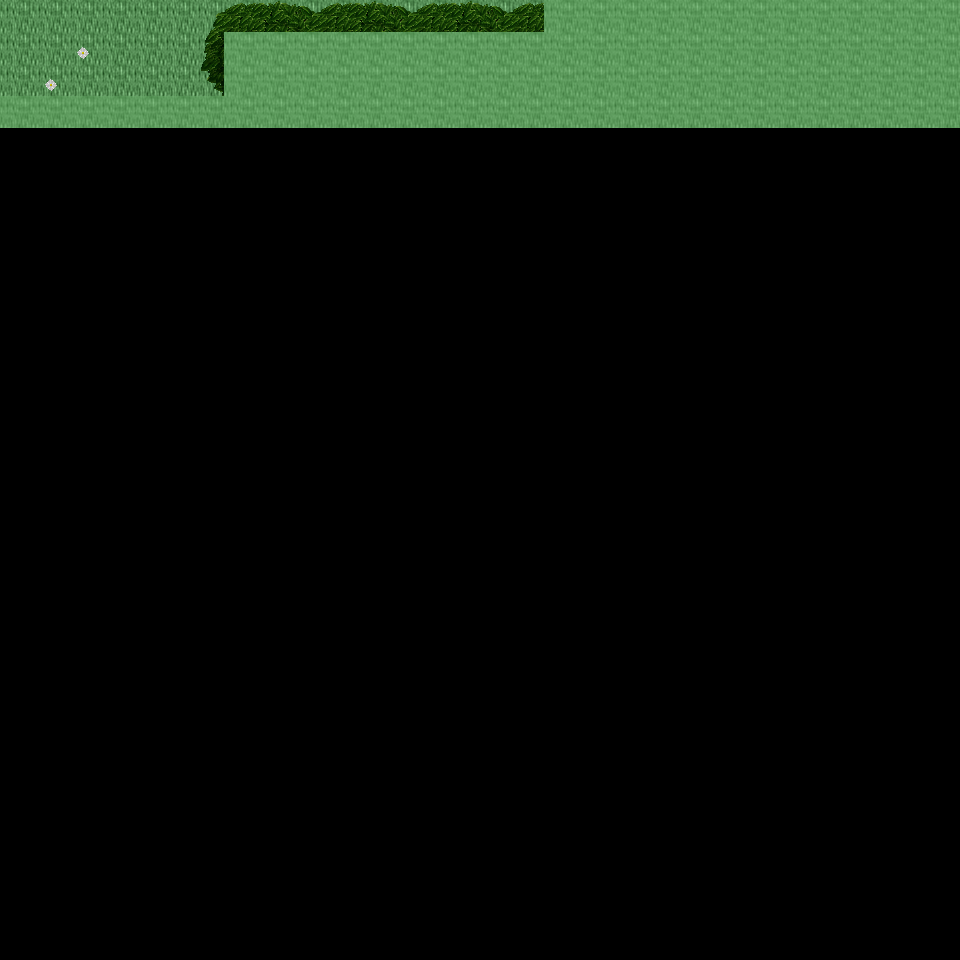

Rendered tile map (Tiled .tmx) drawn with the repository's tilesets; below, a short description and the map source with its tile grids summarised:
An orthogonal 30x30 tile map with 32x32 px tiles, 6 tile layers (Ground, Object, Object2, Above, ...), 13 tilesets and 2 objects (2x mapExit).

<map version="1.0" orientation="orthogonal" renderorder="right-down" width="30" height="30" tilewidth="32" tileheight="32" nextobjectid="3">
  <tileset firstgid="1" name="tileset_ground_ground" tilewidth="32" tileheight="32" tilecount="33" columns="3">
    <image source="../drawable/tileset_ground_ground.png" width="96" height="352" />
  </tileset>
  <tileset firstgid="34" name="tileset_plant_grasses" tilewidth="32" tileheight="32" tilecount="6" columns="3">
    <image source="../drawable/tileset_plant_grasses.png" width="96" height="64" />
  </tileset>
  <tileset firstgid="40" name="tileset_plant_flower_daisy_white" tilewidth="32" tileheight="32" tilecount="8" columns="2">
    <image source="../drawable/tileset_plant_flower_daisy_white.png" width="64" height="128" />
  </tileset>
  <tileset firstgid="48" name="tileset_plant_flower_daisy_yellow" tilewidth="32" tileheight="32" tilecount="8" columns="2">
    <image source="../drawable/tileset_plant_flower_daisy_yellow.png" width="64" height="128" />
  </tileset>
  <tileset firstgid="56" name="tileset_plant_bush_bushes" tilewidth="32" tileheight="32" tilecount="10" columns="5">
    <image source="../drawable/tileset_plant_bush_bushes.png" width="160" height="64" />
  </tileset>
  <tileset firstgid="66" name="tileset_plant_tree_tree_darkgreen" tilewidth="32" tileheight="32" tilecount="88" columns="8">
    <image source="../drawable/tileset_plant_tree_tree_darkgreen.png" width="256" height="352" />
  </tileset>
  <tileset firstgid="154" name="tileset_logic_creature_elf" tilewidth="32" tileheight="32" tilecount="16" columns="8">
    <image source="../drawable/tileset_logic_creature_elf.png" width="256" height="64" />
  </tileset>
  <tileset firstgid="170" name="tileset_logic_creature_rodent" tilewidth="32" tileheight="32" tilecount="8" columns="8">
    <image source="../drawable/tileset_logic_creature_rodent.png" width="256" height="32" />
  </tileset>
  <tileset firstgid="178" name="tileset_logic_creature_animal" tilewidth="32" tileheight="32" tilecount="32" columns="8">
    <image source="../drawable/tileset_logic_creature_animal.png" width="256" height="128" />
  </tileset>
  <tileset firstgid="210" name="tileset_logic_item_resources" tilewidth="32" tileheight="32" tilecount="6" columns="6">
    <image source="../drawable/tileset_logic_item_resources.png" width="192" height="32" />
  </tileset>
  <tileset firstgid="216" name="tileset_logic_item_mushroom" tilewidth="32" tileheight="32" tilecount="6" columns="6">
    <image source="../drawable/tileset_logic_item_mushroom.png" width="192" height="32" />
  </tileset>
  <tileset firstgid="222" name="tileset_logic_collision" tilewidth="32" tileheight="32" tilecount="1" columns="1">
    <image source="../drawable/tileset_logic_collision.png" width="32" height="32" />
  </tileset>
  <tileset firstgid="223" name="tileset_logic_item_herb" tilewidth="32" tileheight="32" tilecount="5" columns="5">
    <image source="../drawable/tileset_logic_item_herb.png" width="160" height="32" />
  </tileset>
  <layer name="Ground" width="30" height="30">
    <data>[900 cells, 120 non-empty, 1 distinct tile ids]</data>
  </layer>
  <layer name="Object" width="30" height="30">
    <data>[900 cells, 7 non-empty, 1 distinct tile ids]</data>
  </layer>
  <layer name="Object2" width="30" height="30">
    <data>[900 cells, 5 non-empty, 5 distinct tile ids]</data>
  </layer>
  <layer name="Above" width="30" height="30">
    <data>[900 cells, 102 non-empty, 21 distinct tile ids]</data>
  </layer>
  <layer name="Above2" width="30" height="30">
    <data>[900 cells, 4 non-empty, 2 distinct tile ids]</data>
  </layer>
  <layer name="Walkable" width="30" height="30">
    <data>[900 cells, 89 non-empty, 1 distinct tile ids]</data>
  </layer>
  <objectgroup name="MapEvents">
    <object id="1" name="north" type="mapExit" x="0" y="0" width="544" height="32">
      <properties>
        <property name="map" value="level_0_x136_y26" />
        <property name="x" value="0" />
        <property name="y" value="28" />
      </properties>
    </object>
    <object id="2" name="east" type="mapExit" x="928" y="128" width="32" height="832">
      <properties>
        <property name="map" value="level_0_x137_y27" />
        <property name="x" value="1" />
        <property name="y" value="4" />
      </properties>
    </object>
  </objectgroup>
</map>
